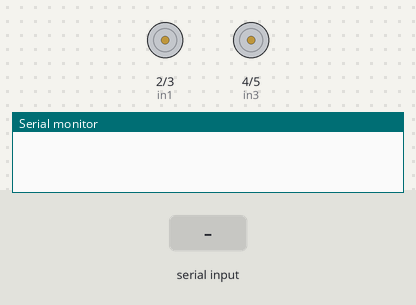
This sketch was run on a simulated Arduino Uno, built with avr-gcc and run on an emulated ATmega328P. Parts: motor-driver pin pairs drawn as motors (green arrow = first pin HIGH = forward, orange = second pin HIGH = backward, longer = more drive, scaled by the enable pin), the last lines printed to the serial monitor. Inputs (shaded band) come from the test bench.

Above: at 1.2 s.
1.3 s: "up" received over Serial
At 2.3 s:
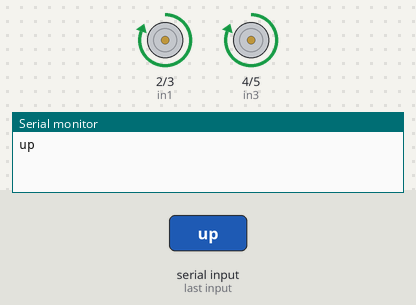
2.8 s: "down" received over Serial
At 4.0 s:
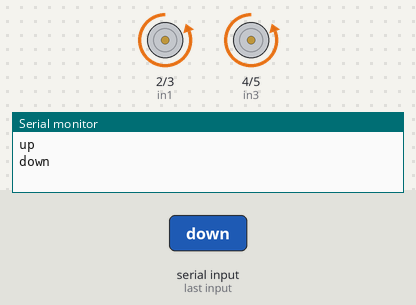
4.3 s: "Right" received over Serial
At 4.45 s:
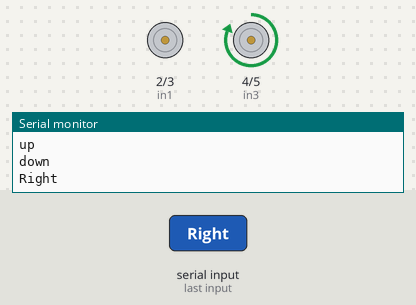
6.0 s: "Left" received over Serial
At 6.14 s:
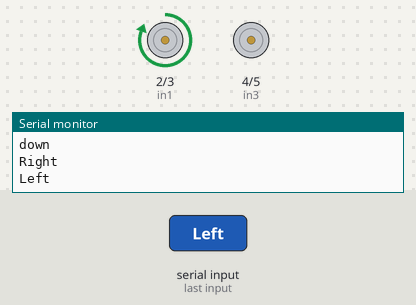
Timing chart, 0 to 8.7 s (numbered marks = the images above; inputs shaded):
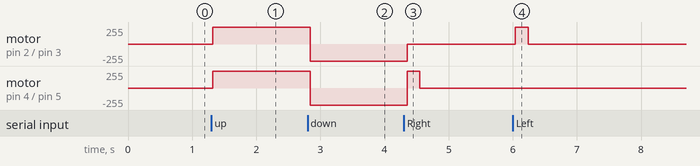

Measured:
- after the input at 1.3 s, motor on pin 2 (in1) / pin 3 (in2), motor on pin 4 (in3) / pin 5 (in4): stopped → forward 255/255 at once
- after the input at 2.8 s, motor on pin 2 (in1) / pin 3 (in2), motor on pin 4 (in3) / pin 5 (in4): forward 255/255 → backward 255/255 at once
- after the input at 4.3 s, motor on pin 2 (in1) / pin 3 (in2): backward 255/255 → stopped after 0.05 s; motor on pin 4 (in3) / pin 5 (in4): backward 255/255 → forward 255/255 after 0.05 s, → stopped 0.20 s later
- after the input at 6.0 s, motor on pin 2 (in1) / pin 3 (in2): stopped → forward 255/255 at once, → stopped 0.20 s later

The sketch:

sketch_jun09a.ino
```cpp
String voice;
int
in1 = 2, //Connect LED 1 To Pin #2
in2 = 3, //Connect LED 2 To Pin #3
in3 = 4, //Connect LED 3 To Pin #4
in4 = 5; //Connect LED 4 To Pin #5

int En1=9;
int En2=10;


//--------------------------Call A Function-------------------------------//

int i = 0;
int pos;


//-----------------------------------------------------------------------//
void setup() {
  Serial.begin(9600);
  pinMode(in1, OUTPUT);
  pinMode(in2, OUTPUT);
  pinMode(in3, OUTPUT);
  pinMode(in4, OUTPUT);
  pinMode(En1,OUTPUT);

  pinMode(En2,OUTPUT);


}
void loop() {
  while (Serial.available()){  //Check if there is an available byte to read
  delay(10); //Delay added to make thing stable
  char c = Serial.read(); //Conduct a serial read
  if (c == '#') {break;} //Exit the loop when the # is detected after the word
  voice += c; //Shorthand for voice = voice + c
  }
  if (voice.length() > 0) {
    Serial.println(voice);
//-----------------------------------------------------------------------//
  //----------Control Multiple Pins/ LEDs----------//
       if(voice == "up")
    {

    digitalWrite(in2,LOW);
      digitalWrite(in4,LOW);
        digitalWrite(in1,HIGH);
          digitalWrite(in3,HIGH);
          analogWrite(En1,255);
          analogWrite(En2,255);

    }
   else if(voice == "down")
   {
      digitalWrite(in1,LOW);
      digitalWrite(in3,LOW);
        digitalWrite(in2,HIGH);
          digitalWrite(in4,HIGH);
    analogWrite(En1,255);
          analogWrite(En2,255);

   }

   else if(voice == "stop")
   {
   digitalWrite(in1,LOW);
      digitalWrite(in3,LOW);
        digitalWrite(in2,LOW);
          digitalWrite(in4,LOW);


    analogWrite(En1,0);
          analogWrite(En2,0);

   }
   else if(voice=="Right")
   {
        digitalWrite(in1,LOW);
      digitalWrite(in3,HIGH);
        digitalWrite(in2,LOW);
          digitalWrite(in4,LOW);
         delay(200);

          digitalWrite(in1,LOW);
      digitalWrite(in3,LOW);
        digitalWrite(in2,LOW);
          digitalWrite(in4,LOW);
           analogWrite(En1,255);
          analogWrite(En2,255);

   }
   else if (voice=="Left")
   {
        digitalWrite(in1,HIGH);
      digitalWrite(in3,LOW);
        digitalWrite(in2,LOW);
          digitalWrite(in4,LOW);
          delay(200);

            digitalWrite(in1,LOW);
      digitalWrite(in3,LOW);
        digitalWrite(in2,LOW);
          digitalWrite(in4,LOW);
           analogWrite(En1,255);
          analogWrite(En2,255);

   }


voice="";}} //Reset the variable after initiating
```
